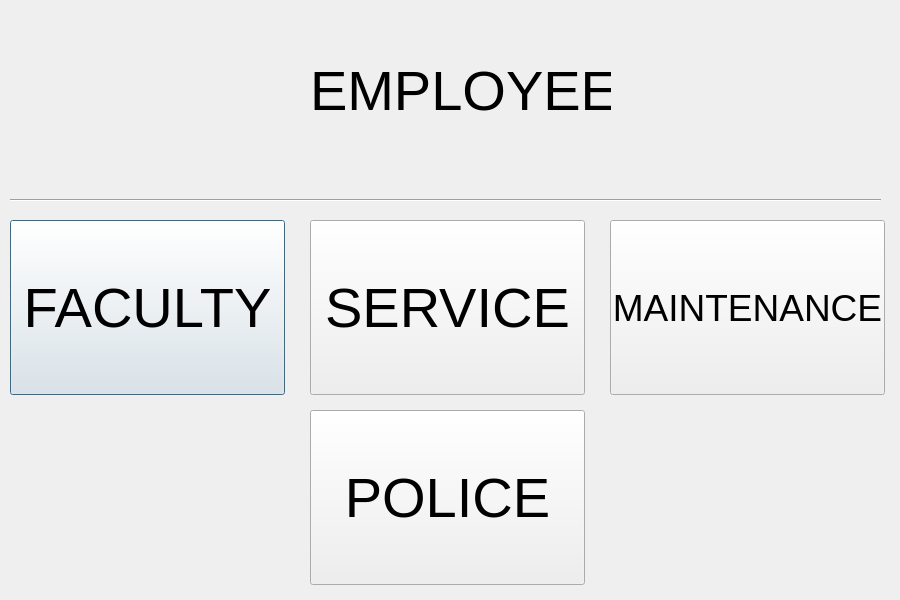
<?xml version="1.0" encoding="UTF-8"?>
<ui version="4.0">
 <class>employeeWindow</class>
 <widget class="QDialog" name="employeeWindow">
  <property name="geometry">
   <rect>
    <x>0</x>
    <y>0</y>
    <width>900</width>
    <height>600</height>
   </rect>
  </property>
  <property name="windowTitle">
   <string>Dialog</string>
  </property>
  <widget class="QLabel" name="titleLabel">
   <property name="geometry">
    <rect>
     <x>310</x>
     <y>50</y>
     <width>301</width>
     <height>81</height>
    </rect>
   </property>
   <property name="font">
    <font>
     <pointsize>42</pointsize>
    </font>
   </property>
   <property name="text">
    <string>EMPLOYEE</string>
   </property>
  </widget>
  <widget class="QPushButton" name="facultyButton">
   <property name="geometry">
    <rect>
     <x>10</x>
     <y>220</y>
     <width>275</width>
     <height>175</height>
    </rect>
   </property>
   <property name="font">
    <font>
     <pointsize>42</pointsize>
    </font>
   </property>
   <property name="text">
    <string>FACULTY</string>
   </property>
  </widget>
  <widget class="QPushButton" name="serviceButton">
   <property name="geometry">
    <rect>
     <x>310</x>
     <y>220</y>
     <width>275</width>
     <height>175</height>
    </rect>
   </property>
   <property name="font">
    <font>
     <pointsize>42</pointsize>
    </font>
   </property>
   <property name="text">
    <string>SERVICE</string>
   </property>
  </widget>
  <widget class="QPushButton" name="maintenanceButton">
   <property name="geometry">
    <rect>
     <x>610</x>
     <y>220</y>
     <width>275</width>
     <height>175</height>
    </rect>
   </property>
   <property name="font">
    <font>
     <pointsize>28</pointsize>
    </font>
   </property>
   <property name="text">
    <string>MAINTENANCE</string>
   </property>
  </widget>
  <widget class="QPushButton" name="policeButton">
   <property name="geometry">
    <rect>
     <x>310</x>
     <y>410</y>
     <width>275</width>
     <height>175</height>
    </rect>
   </property>
   <property name="font">
    <font>
     <pointsize>42</pointsize>
    </font>
   </property>
   <property name="text">
    <string>POLICE</string>
   </property>
  </widget>
  <widget class="Line" name="line">
   <property name="geometry">
    <rect>
     <x>10</x>
     <y>190</y>
     <width>871</width>
     <height>20</height>
    </rect>
   </property>
   <property name="orientation">
    <enum>Qt::Horizontal</enum>
   </property>
  </widget>
 </widget>
 <resources/>
 <connections/>
</ui>
